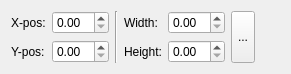
<?xml version="1.0" encoding="UTF-8"?>
<ui version="4.0">
 <class>PositionSetterWidget</class>
 <widget class="QWidget" name="PositionSetterWidget">
  <property name="geometry">
   <rect>
    <x>0</x>
    <y>0</y>
    <width>291</width>
    <height>72</height>
   </rect>
  </property>
  <property name="windowTitle">
   <string>Form</string>
  </property>
  <layout class="QFormLayout" name="formLayout_4">
   <item row="0" column="0">
    <layout class="QFormLayout" name="formLayout_3">
     <item row="0" column="0">
      <layout class="QFormLayout" name="formLayout_2">
       <item row="0" column="0">
        <widget class="QLabel" name="xposLabel">
         <property name="text">
          <string>X-pos:</string>
         </property>
         <property name="buddy">
          <cstring>xposSpinBox</cstring>
         </property>
        </widget>
       </item>
       <item row="0" column="1">
        <widget class="ScrSpinBox" name="xposSpinBox">
         <property name="focusPolicy">
          <enum>Qt::WheelFocus</enum>
         </property>
        </widget>
       </item>
       <item row="1" column="0">
        <widget class="QLabel" name="yposLabel">
         <property name="text">
          <string>Y-pos:</string>
         </property>
         <property name="buddy">
          <cstring>yposSpinBox</cstring>
         </property>
        </widget>
       </item>
       <item row="1" column="1">
        <widget class="ScrSpinBox" name="yposSpinBox"/>
       </item>
      </layout>
     </item>
     <item row="0" column="1">
      <layout class="QHBoxLayout" name="horizontalLayout">
       <item>
        <widget class="Line" name="line">
         <property name="orientation">
          <enum>Qt::Vertical</enum>
         </property>
        </widget>
       </item>
       <item>
        <layout class="QFormLayout" name="formLayout">
         <item row="0" column="0">
          <widget class="QLabel" name="widthLabel">
           <property name="text">
            <string>Width:</string>
           </property>
           <property name="buddy">
            <cstring>widthSpinBox</cstring>
           </property>
          </widget>
         </item>
         <item row="0" column="1">
          <widget class="ScrSpinBox" name="widthSpinBox"/>
         </item>
         <item row="1" column="0">
          <widget class="QLabel" name="heightLabel">
           <property name="text">
            <string>Height:</string>
           </property>
           <property name="buddy">
            <cstring>heightSpinBox</cstring>
           </property>
          </widget>
         </item>
         <item row="1" column="1">
          <widget class="ScrSpinBox" name="heightSpinBox"/>
         </item>
        </layout>
       </item>
       <item>
        <widget class="LinkButton" name="keepFrameWHRatioButton">
         <property name="sizePolicy">
          <sizepolicy hsizetype="Preferred" vsizetype="Preferred">
           <horstretch>0</horstretch>
           <verstretch>0</verstretch>
          </sizepolicy>
         </property>
         <property name="text">
          <string>...</string>
         </property>
        </widget>
       </item>
      </layout>
     </item>
    </layout>
   </item>
  </layout>
 </widget>
 <customwidgets>
  <customwidget>
   <class>ScrSpinBox</class>
   <extends>QDoubleSpinBox</extends>
   <header>ui/scrspinbox.h</header>
  </customwidget>
  <customwidget>
   <class>LinkButton</class>
   <extends>QToolButton</extends>
   <header>ui/linkbutton.h</header>
  </customwidget>
 </customwidgets>
 <resources/>
 <connections/>
</ui>
